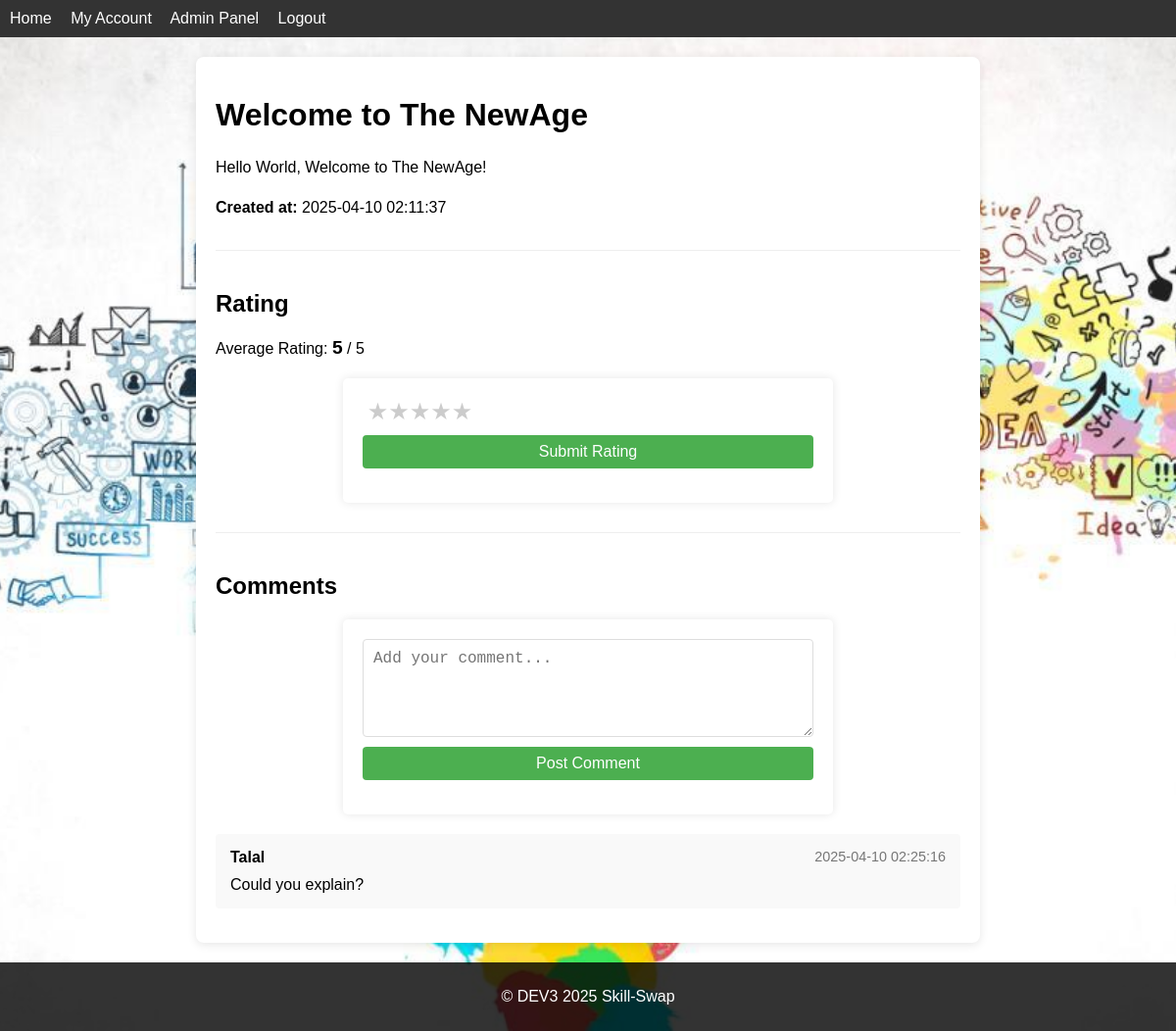
Screenshot of /view_tutorial.php?tutorial_id=5 (signed in) with the database file from the repository.
### tables this page shows
CREATE TABLE `tutorials` (
  `tutorial_id` int(11) NOT NULL,
  `user_id` int(11) DEFAULT NULL,
  `title` varchar(255) NOT NULL,
  `description` text NOT NULL,
  `created_at` datetime DEFAULT current_timestamp()
);

CREATE TABLE `comments` (
  `comment_id` int(11) NOT NULL,
  `tutorial_id` int(11) DEFAULT NULL,
  `user_id` int(11) DEFAULT NULL,
  `comment` text NOT NULL,
  `created_at` datetime DEFAULT current_timestamp()
);

CREATE TABLE `users` (
  `user_id` int(11) NOT NULL,
  `name` varchar(255) NOT NULL,
  `email` varchar(255) NOT NULL,
  `password` varchar(255) NOT NULL,
  `role` enum('teacher','student','admin') NOT NULL
);

### classes/Tutorial.php (called while the page is built, shortened)
<?php
class Tutorial {
    private $conn;
    private $table = "tutorials";
    public function __construct($db){
        $this->conn = $db;
    }
    public function getTutorialById($tutorial_id) {
        $query = "SELECT * FROM " . $this->table . " WHERE tutorial_id = :tutorial_id";
        $stmt = $this->conn->prepare($query);
        $stmt->bindParam(':tutorial_id', $tutorial_id);
        $stmt->execute();
        return $stmt->fetch(PDO::FETCH_ASSOC);
    }
}
?>

### classes/RatingComment.php (called while the page is built, shortened)
<?php
class RatingComment {
    private $conn;
    private $ratings_table = "ratings";
    private $comments_table = "comments";
    public function __construct($db){
        $this->conn = $db;
    }
    public function getAverageRating($tutorial_id) {
        $query = "SELECT AVG(rating) as average_rating FROM " . $this->ratings_table . "
                  WHERE tutorial_id = :tutorial_id";
        $stmt = $this->conn->prepare($query);
        $stmt->bindParam(':tutorial_id', $tutorial_id);
        $stmt->execute();
        $result = $stmt->fetch(PDO::FETCH_ASSOC);
        $average = $result['average_rating'];
	return $average !== null ? round($average, 2) : 0.0;
    }
    public function getComments($tutorial_id) {
        $query = "SELECT c.*, u.name as username FROM " . $this->comments_table . " c
                  JOIN users u ON c.user_id = u.user_id
                  WHERE tutorial_id = :tutorial_id
                  ORDER BY created_at DESC";
        $stmt = $this->conn->prepare($query);
        $stmt->bindParam(':tutorial_id', $tutorial_id);
        $stmt->execute();
        return $stmt->fetchAll(PDO::FETCH_ASSOC);
    }
}
?>

### view_tutorial.php (the view, shortened to what this page needs)
<?php
require_once 'classes/Tutorial.php';
require_once 'classes/RatingComment.php';
$db = (new Database())->getConnection();
$tutorialObj = new Tutorial($db);
$ratingCommentObj = new RatingComment($db);
$tutorial_id = $_GET['tutorial_id'];
$tutorial = $tutorialObj->getTutorialById($tutorial_id);
$average_rating = $ratingCommentObj->getAverageRating($tutorial_id);
$comments = $ratingCommentObj->getComments($tutorial_id);
?>
<?php include 'includes/header.php'; ?>
<main>
    <div class="tutorial-view">
        <h1><?php echo htmlspecialchars($tutorial['title']); ?></h1>
        <div class="tutorial-content">
            <p><?php echo nl2br(htmlspecialchars($tutorial['description'])); ?></p>
            <div class="tutorial-meta">
                <p><strong>Created at:</strong> <?php echo htmlspecialchars($tutorial['created_at']); ?></p>
            </div>
        </div>
        <div class="rating-section">
            <h2>Rating</h2>
            <p>Average Rating: <span class="rating-value"><?php echo $average_rating ? $average_rating : 'No ratings yet'; ?></span> / 5</p>
            <form action="view_tutorial.php?tutorial_id=<?php echo $tutorial_id; ?>" method="POST" class="rating-form">
                <div class="star-rating">
                    <input type="radio" id="star5" name="rating" value="5"><label for="star5"></label>
                    <input type="radio" id="star4" name="rating" value="4"><label for="star4"></label>
                    <input type="radio" id="star3" name="rating" value="3"><label for="star3"></label>
                    <input type="radio" id="star2" name="rating" value="2"><label for="star2"></label>
                    <input type="radio" id="star1" name="rating" value="1"><label for="star1"></label>
                </div>
                <button type="submit" class="rate-btn">Submit Rating</button>
            </form>
        </div>
        <div class="comments-section">
            <h2>Comments</h2>
            <form action="view_tutorial.php?tutorial_id=<?php echo $tutorial_id; ?>" method="POST" class="comment-form">
                <textarea name="comment" placeholder="Add your comment..." required></textarea>
                <button type="submit">Post Comment</button>
            </form>
            <div class="comments-list">
                <?php if(count($comments) > 0): ?>
                    <?php foreach($comments as $comment): ?>
                        <div class="comment">
                            <div class="comment-header">
                                <span class="commenter"><?php echo htmlspecialchars($comment['username']); ?></span>
                                <span class="comment-date"><?php echo htmlspecialchars($comment['created_at']); ?></span>
                            </div>
                            <div class="comment-body">
                                <?php echo nl2br(htmlspecialchars($comment['comment'])); ?>
                            </div>
                        </div>
                    <?php endforeach; ?>
                <?php else: ?>
                    <p>No comments yet. Be the first to comment!</p>
                <?php endif; ?>
            </div>
        </div>
    </div>
</main>
<?php include 'includes/footer.php'; ?>

### css/style.css (style rules this page uses)
* { box-sizing: border-box; }
body { font-family: Arial, sans-serif; margin: 0; padding: 0; background-color: #f5f5f5; background-image: url('images/light.jpg'); background-size: cover; background-position: center center; background-attachment: fixed; height: 100vh; }
main { padding: 20px; }
form { margin: 20px auto; padding: 20px; background: #fff; width: 90%; max-width: 500px; border-radius: 5px; box-shadow: 0 0 10px rgba(0, 0, 0, 0.1); }
input, textarea, select, button { display: block; width: 100%; margin-bottom: 15px; padding: 8px; font-size: 16px; }

### view_tutorial.php (style rules this page uses)
.tutorial-view { max-width: 800px; margin: 0 auto; padding: 20px; background: #fff; border-radius: 8px; box-shadow: 0 2px 10px rgba(0,0,0,0.1); }
.tutorial-content { margin-bottom: 30px; line-height: 1.6; }
.rating-section, .comments-section { margin-top: 30px; padding-top: 20px; border-top: 1px solid #eee; }
.rating-value { font-weight: bold; font-size: 1.2em; }
.star-rating { display: flex; flex-direction: row-reverse; font-size: 1.5em; justify-content: flex-end; padding: 0 0.2em; text-align: center; width: 5em; }
.star-rating label { color: #ccc; cursor: pointer; }
.star-rating label:before { content: '★'; }
.rate-btn { margin-top: 10px; padding: 8px 15px; background: #4CAF50; color: white; border: none; border-radius: 4px; cursor: pointer; }
.comment-form textarea { width: 100%; min-height: 100px; padding: 10px; margin-bottom: 10px; border: 1px solid #ddd; border-radius: 4px; resize: vertical; }
.comment-form button { padding: 8px 15px; background: #4CAF50; color: white; border: none; border-radius: 4px; cursor: pointer; }
.comments-list { margin-top: 20px; }
.comment { margin-bottom: 15px; padding: 15px; background: #f9f9f9; border-radius: 4px; }
.comment-header { display: flex; justify-content: space-between; margin-bottom: 10px; }
.commenter { font-weight: bold; }
.comment-date { color: #777; font-size: 0.9em; }

### rows the page displays
tutorials: title "Welcome to The NewAge", description "Hello World, Welcome to The NewAge!", created_at "2025-04-10 02:11:37"
comments: user.name "Talal", created_at "2025-04-10 02:25:16", comment "Could you explain?"

### other values shown
$average_rating "5"
